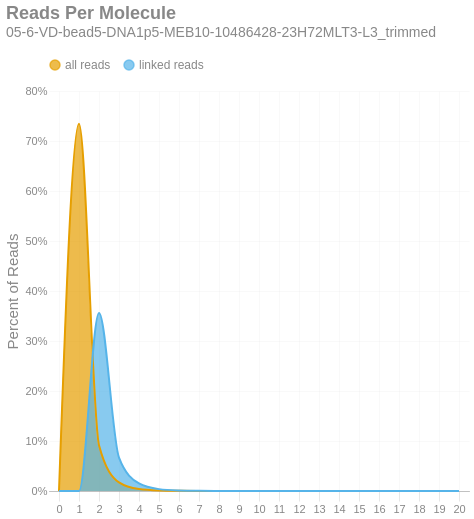

This figure's notebook cell:
### Markdown cell above
### Reads per Molecule
This chart shows the distribution of the number of reads per linked molecule. That is, how many alignments are associated with a unique molecule. This excludes the number of reads associated with invalid or absent linked-read barcodes. The `linked` histogram is the percentages recalculated when disregarding singletons.

### Code cell
if SKIPLR:
    print_html(f"Skipped")
else:

    binned_counts = np.bincount(valids['reads'].astype(int))
    all_perc = (binned_counts / n_reads)
    linked_perc = (binned_counts / n_linked_reads)
    linked_perc[1] = 0
    binned_df = pd.DataFrame({
        'readsper': range(len(binned_counts)),
        'all reads': all_perc,
        'linked reads': linked_perc
    })
    with SafeRender(binned_df):
        (
            density_plot(binned_df, 'Reads Per Molecule', samplename, 'readspmol')
            .encode(
                x=alt.X('readsper:O', title=None).axis(labelAngle=0)
                    .scale(domainMax= binned_df['readsper'].max()),
                y=alt.Y('value:Q', title='Percent of Reads')
                    .axis(format='%')
                    .stack(False),
                color=alt.Color("key:N").scale(domain = ["all reads", "linked reads"]),
                tooltip = [
                    alt.Tooltip("key:N", title = "Data Type"),
                    alt.Tooltip("readsper:O", title="Reads Per Molecule"),
                    alt.Tooltip("value:Q", format = ".2%", title="% Reads")
                ]
            )
        ).display()

### Figure 1 — Vega-Lite specification as saved in the notebook (floating-point values rounded to 4 significant figures)
{"width": "container", "height": 400, "config": {"title": {"anchor": "start", "dy": -15, "fontSize": 18, "color": "#888888", "subtitleColor": "#888888", "subtitleFontSize": 14}, "arc": {"fill": "#0072B2"}, "axis": {"domainColor": "#888888", "domainWidth": 0.5, "gridWidth": 0.2, "grid": false, "titleFontWeight": 400, "titleFontSize": 15, "labelFontSize": 11, "labelColor": "#888888", "tickColor": "#888888", "tickWidth": 0.2, "titleColor": "#888888"}, "axisBand": {"grid": false}, "axisX": {"grid": true, "tickSize": 10, "domainCap": "round"}, "axisY": {"domain": false, "grid": true, "tickSize": 0, "domainCap": "round"}, "background": "transparent", "header": {"labelFontSize": 15, "labelColor": "#888888", "titleFontSize": 15, "titleFontWeight": 600, "titleColor": "#888888"}, "legend": {"labelFont": "sans-serif", "labelFontSize": 12, "labelColor": "#888888", "symbolSize": 100, "symbolType": "circle", "titleFontSize": 12, "titlePadding": 10, "titleColor": "#888888", "title": null, "orient": "top"}, "range": {"category": ["#E69F00", "#56B4E9", "#009E73", "#F0E442", "#0072B2", "#D55E00", "#CC79A7", "#000000"], "diverging": ["#cfe8f3", "#a2d4ec", "#73bfe2", "#46abdb", "#1696d2", "#12719e"]}, "area": {"fill": "#0072B2", "fillOpacity": 0.7, "line": true, "strokeOpacity": 0.7}, "line": {"color": "#0072B2", "stroke": "#0072B2", "strokeWidth": 2}, "trail": {"color": "#0072B2", "stroke": "#0072B2", "strokeWidth": 0, "size": 1}, "point": {"filled": true}, "text": {"color": "#888888", "fontSize": 11, "align": "right", "fontWeight": 400, "size": 11}, "bar": {"fill": "#0072B2", "stroke": null}, "view": {"stroke": null, "continuousWidth": 660, "continuousHeight": 400}}, "data": {"name": "data-7ff5ee6d67bcc6d01ef6c3a2d63b0e11"}, "mark": {"type": "area", "interpolate": "monotone"}, "encoding": {"color": {"field": "key", "scale": {"domain": ["all reads", "linked reads"]}, "type": "nominal"}, "tooltip": [{"field": "key", "title": "Data Type", "type": "nominal"}, {"field": "readsper", "title": "Reads Per Molecule", "type": "ordinal"}, {"field": "value", "format": ".2%", "title": "% Reads", "type": "quantitative"}], "x": {"axis": {"labelAngle": 0}, "field": "readsper", "scale": {"domainMax": 20.0}, "title": null, "type": "ordinal"}, "y": {"axis": {"format": "%"}, "field": "value", "stack": false, "title": "Percent of Reads", "type": "quantitative"}}, "params": [{"name": "param_c36ac31b6afebe62", "select": {"type": "point", "fields": ["key"]}, "bind": "legend"}], "title": {"text": "Reads Per Molecule", "subtitle": "05-6-VD-bead5-DNA1p5-MEB10-10486428-23H72MLT3-L3_trimmed"}, "transform": [{"fold": ["all reads", "linked reads"]}, {"filter": {"param": "param_c36ac31b6afebe62"}}], "usermeta": {"embedOptions": {"downloadFileName": "05-6-VD-bead5-DNA1p5-MEB10-10486428-23H72MLT3-L3_trimmed.readspmol"}}, "$schema": "https://vega.github.io/schema/vega-lite/v6.4.1.json", "datasets": {"data-7ff5ee6d67bcc6d01ef6c3a2d63b0e11": [{"readsper": 0, "all reads": 0.0, "linked reads": 0.0}, {"readsper": 1, "all reads": 0.7345, "linked reads": 0.0}, {"readsper": 2, "all reads": 0.09157, "linked reads": 0.3561}, {"readsper": 3, "all reads": 0.01714, "linked reads": 0.06666}, {"readsper": 4, "all reads": 0.003861, "linked reads": 0.01502}, {"readsper": 5, "all reads": 0.0009613, "linked reads": 0.003738}, {"readsper": 6, "all reads": 0.0002545, "linked reads": 0.0009897}, {"readsper": 7, "all reads": 7.01e-05, "linked reads": 0.0002726}, {"readsper": 8, "all reads": 2.36e-05, "linked reads": 9.179e-05}, {"readsper": 9, "all reads": 7.01e-06, "linked reads": 2.726e-05}, {"readsper": 10, "all reads": 2.921e-06, "linked reads": 1.136e-05}, {"readsper": 11, "all reads": 5.258e-07, "linked reads": 2.045e-06}, {"readsper": 12, "all reads": 4.089e-07, "linked reads": 1.59e-06}, {"readsper": 13, "all reads": 1.753e-07, "linked reads": 6.816e-07}, {"readsper": 14, "all reads": 5.842e-08, "linked reads": 2.272e-07}, {"readsper": 15, "all reads": 0.0, "linked reads": 0.0}, {"readsper": 16, "all reads": 0.0, "linked reads": 0.0}, {"readsper": 17, "all reads": 5.842e-08, "linked reads": 2.272e-07}, {"readsper": 18, "all reads": 0.0, "linked reads": 0.0}, {"readsper": 19, "all reads": 0.0, "linked reads": 0.0}, {"readsper": 20, "all reads": 5.842e-08, "linked reads": 2.272e-07}]}}
